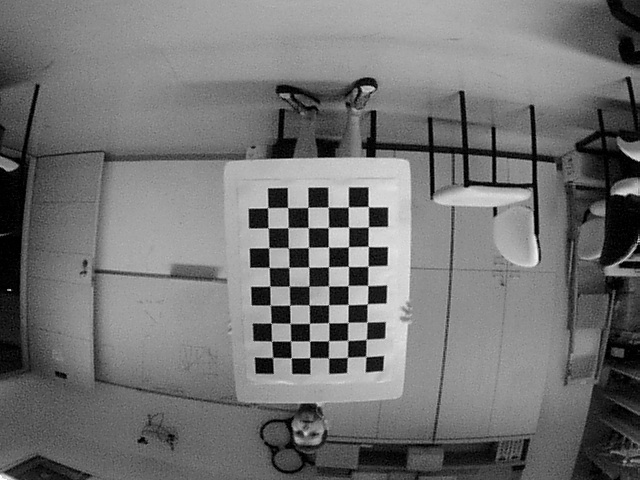
#> input picture files/L/pic6.png, 640 x 480 px
$ python 3.py
#> lines starting #> are read from the running program, lines starting #| are printed output that depends on the picture; after the words box and inside, x2 and y2 are one past the last pixel; in counts of white or black regions, pixels touching at a corner belong together; long printed decimals are rounded
import cv2 as cv
import numpy as np
import os

path1 = "files/L/pic6.png"
path2 = "files/R/pic6.png"
#a1 = "files/a/pic1L.png"
#a2 = "files/a/pic1R.png"
folder1 = "files/L"
folder2 = "files/R"

CONST = 74

'''
objpoints = []
objp = np.zeros((9*6, 3), np.float32)
objp[:, :2] = np.mgrid[0:9, 0:6].T.reshape(-1, 2)
objpoints.append(objp*CONST)

gray = cv.cvtColor(img, cv.COLOR_BGR2GRAY)
img_shape = gray.shape[::-1]
imgpoints = []
ret_img, corners_img = cv.findChessboardCorners(gray, (9, 6), None)
imgpoints.append(corners_img)
ret,rv,tv = cv.solvePnP(objp,np.array(corners_img),inp,None)
cv.Rodrigues(rv)[0],tv
'''

def innerCalib(folder):     #run once
    objpoints = []
    imgpoints = []

    objp = np.zeros((9*6, 3), np.float32)
    objp[:, :2] = np.mgrid[0:9, 0:6].T.reshape(-1, 2)
    for filename in os.listdir(folder):
        #print filename
        #print folder+"/"+filename
        img = cv.imread(folder+"/"+filename)
        objpoints.append(objp*CONST)
        gray = cv.cvtColor(img, cv.COLOR_BGR2GRAY)
        img_shape = gray.shape[::-1]
        ret_img, corners_img = cv.findChessboardCorners(gray, (9, 6), None)
        imgpoints.append(corners_img)
    ret_calib, CMat, DistCoff, rv, tv = cv.calibrateCamera(objpoints,imgpoints,img_shape,None,None)
    print(CMat)
    return CMat

def PnP(impath,arr):
#> called with impath = 'files/L/pic6.png', arr = array of shape (3, 3)
    objpoints = []
    objp = np.zeros((9*6, 3), np.float32)
    objp[:, :2] = np.mgrid[0:9, 0:6].T.reshape(-1, 2)
    objp *= CONST
    objpoints.append(objp*CONST)

    img = cv.imread(impath)
#> img is the input picture: shape (480, 640, 3); min 0, max 255, mean 114.6
    gray = cv.cvtColor(img, cv.COLOR_BGR2GRAY)
    imgpoints = []
    ret_img, corners_img = cv.findChessboardCorners(gray, (9, 6), None)
#> ret_img = True; corners_img = 54 rows, first 8: [272.5, 357.5], [271.6, 341.4], [271.2, 323.2], [270.2, 305], [269.7, 285.9], [269.2, 267.3], [268.8, 247.8], [267.7, 227.8]
    imgpoints.append(corners_img)
    ret,rv,tv = cv.solvePnP(objp,np.array(corners_img),arr,None)
#> ret = True; rv = [0.316, -0.459, -1.51]; tv = [-108.5, 555.5, 1429.1]
    print("rt \n", cv.Rodrigues(rv)[0],tv)
#| rt
#|  [[ 0.001955  0.8793  -0.4763]
#|  [-0.9956  0.04655  0.08185]
#|  [ 0.09414  0.474  0.8755]] [[-108.514]
#|  [ 555.488]
#|  [1429.092]]
    return cv.Rodrigues(rv)[0],tv

def externalCalib(proj1,proj2,points1,points2):
    pts4D = cv.triangulatePoints(proj1, proj2, points1,points2)
    pts3D = np.transpose(pts4D).tolist()
    for i,point in enumerate(pts3D):
        pts3D[i] = [point[0]/point[3],point[1]/point[3],point[2]/point[3]]

    for point in pts3D:
        print(point)
    print("done")
    return pts3D


def main():
    #innerCalib(folder1)
    #innerCalib(folder2)
    print("a")
    arr1 = np.array([[438.40566405, 0. ,295.56570293],
                     [0. ,443.89587156, 187.76492822],
                     [0., 0., 1.]])
    arr2 = np.array([[447.04221712, 0., 341.00865224],
                     [0., 448.39171467, 256.63590166],
                     [0., 0., 1.]])

    arr1 = np.array([[479,0,303],[0,383,217],[0,0,1]])
    arr2 = np.array([[479,0,338],[0,481,234],[0,0,1]])
    rv1,tv1 = PnP(path1,arr1)
#> rv1 = [[0.00195, 0.879, -0.476], [-0.996, 0.0465, 0.0818], [0.0941, 0.474, 0.875]]; tv1 = [-108.5, 555.5, 1429.1]
    rv2,tv2 = PnP(path2,arr2)
#> call 2 of PnP, with impath = 'files/R/pic6.png', arr = array of shape (3, 3)
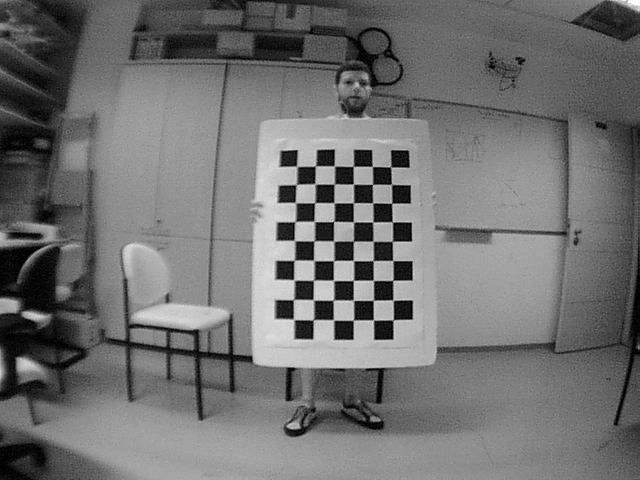
#> input picture files/R/pic6.png, 640 x 480 px
#> in PnP, img is the input picture: shape (480, 640, 3); min 0, max 255, mean 112
#> in PnP (call 2), `ret_img, corners_img = cv.findChessboardCorners(gray, (9, 6), None)`: corners_img = 54 rows, first 8: [390.5, 166.8], [391.5, 184.2], [391.7, 203.3], [392.3, 222.2], [392.1, 241.4], [392.8, 260.6], [392.8, 280.3], [392.9, 300.2]
#> in PnP (call 2), `ret,rv,tv = cv.solvePnP(objp,np.array(corners_img),arr,None)`: rv = [-0.142, 0.151, 1.57]; tv = [207.2, -263.8, 1873.5]
#| rt
#|  [[-0.006028 -1  0.005072]
#|  [ 0.9827 -0.004987   0.1849]
#|  [-0.1849  0.006099  0.9827]] [[ 207.171]
#|  [-263.761]
#|  [1873.501 ]]
#> rv2 = [[-0.00603, -1, 0.00507], [0.983, -0.00499, 0.185], [-0.185, 0.0061, 0.983]]; tv2 = [207.2, -263.8, 1873.5]

    proj1 = np.dot(arr1,np.concatenate((rv1,tv1),axis = 1))
#> proj1 = [[29.46, 564.8, 37.12, 381036.6], [-360.9, 120.7, 221.3, 522864.7], [0.0941, 0.474, 0.875, 1429.1]]
    proj2 = np.dot(arr2,np.concatenate((rv2,tv2),axis = 1))
#> proj2 = [[-65.38, -476.9, 334.6, 732478.5], [429.4, -0.971, 318.9, 311530.1], [-0.185, 0.0061, 0.983, 1873.5]]
    im1 = cv.imread(path1)
    im2 = cv.imread(path2)
    gray1 = cv.cvtColor(im1, cv.COLOR_BGR2GRAY)
    _, points1 = cv.findChessboardCorners(gray1, (9, 6), None)
#> points1 = 54 rows, first 8: [272.5, 357.5], [271.6, 341.4], [271.2, 323.2], [270.2, 305], [269.7, 285.9], [269.2, 267.3], [268.8, 247.8], [267.7, 227.8]
    gray2 = cv.cvtColor(im2, cv.COLOR_BGR2GRAY)
    _, points2 = cv.findChessboardCorners(gray2, (9, 6), None)
#> points2 has the same summary as corners_img in PnP


    viz_frame1 = im1.copy()
    viz_frame2 = im2.copy()
    points1 = np.array([points1[0],points1[1],points1[8],points1[45],points1[-2],points1[-1]])
#> points1 = [[272.5, 357.5], [271.6, 341.4], [267.6, 207.6], [365.8, 356.5], [368.5, 226.6], [368.4, 206.6]]
    points2 = [points2[0],points2[1],points2[8],points2[45],points2[-2],points2[-1]]
#> points2 = [[[390.5, 166.8]], [[391.5, 184.2]], [[392.8, 320.2]], [[296.6, 166.3]], [[292.9, 299.9]], [[293.5, 319.2]]]

    def draw_circle(frame,point):
        cv.circle(viz_frame1,tuple(map(int ,point1.tolist()[0])),5,(0,255,0),-1)

    for point1,point2 in zip(points1,points2):
        draw_circle(viz_frame1,point1)
        draw_circle(viz_frame2,point2)
#> this loop made 6 passes
#> (point1, point2) on passes 1 to 6: ([[272.5, 357.5]], [[390.5, 166.8]]), ([[271.6, 341.4]], [[391.5, 184.2]]), ([[267.6, 207.6]], [[392.8, 320.2]]), ([[365.8, 356.5]], [[296.6, 166.3]]), ([[368.5, 226.6]], [[292.9, 299.9]]), ([[368.4, 206.6]], [[293.5, 319.2]])
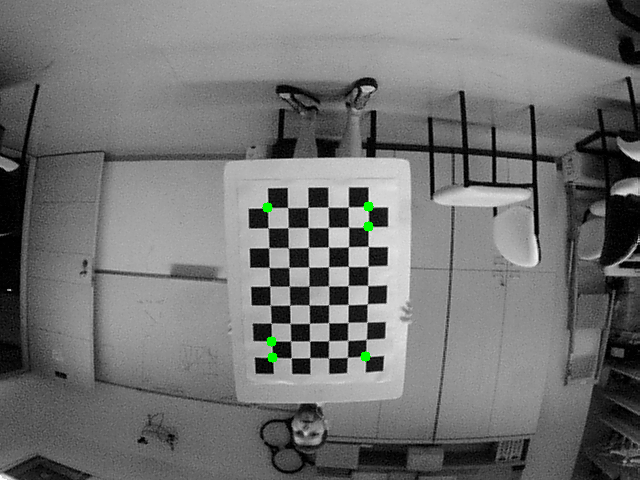
#> viz_frame1: shape (480, 640, 3); 0.16% of pixels changed, all inside (x1, y1, x2, y2) = (262, 201, 374, 363)

    cv.imshow("1",viz_frame1)
    cv.imshow("2",viz_frame2)

    #
    print(externalCalib(proj1,proj2,points1,np.array(points2)))
#> in externalCalib, `pts4D = cv.triangulatePoints(proj1, proj2, points1,points2)`: pts4D = [[0.451, 0.931, -1, 0.0214, -0.818, 0.855], [-0.00881, 0.0184, -0.00109, -0.999, -0.575, 0.516], [-0.893, -0.366, -0.0105, -0.0369, 0.0273, -0.0427], [0.0123, 0.0105, -0.00169, -0.00269, -0.00156, 0.00143]]
#> in externalCalib, `pts3D = np.transpose(pts4D).tolist()`: pts3D = [[0.451, -0.00881, -0.893, 0.0123], [0.931, 0.0184, -0.366, 0.0105], [-1, -0.00109, -0.0105, -0.00169], [0.0214, -0.999, -0.0369, -0.00269], [-0.818, -0.575, 0.0273, -0.00156], [0.855, 0.516, -0.0427, 0.00143]]
#> the loop in externalCalib, `for i,point in enumerate(pts3D):` made 6 passes
#> after the loop in externalCalib, `for i,point in enumerate(pts3D):`: pts3D = [[36.61, -0.716, -72.5], [88.63, 1.75, -34.83], [592, 0.645, 6.24], [-7.95, 370.8, 13.68], [524.4, 368.6, -17.52], [599.9, 362, -29.97]]
#> the loop in externalCalib, `for point in pts3D:` made 6 passes
#| [36.613, -0.7157, -72.502]
#| [88.635, 1.752, -34.828]
#| [591.967, 0.6455, 6.245]
#| [-7.950, 370.839, 13.679]
#| [524.397, 368.626, -17.524]
#| [599.854, 362.046, -29.972]
#| [[36.613, -0.7157, -72.502], [88.635, 1.752, -34.828], [591.967, 0.6455, 6.245], [-7.950, 370.839, 13.679], [524.397, 368.626, -17.524], [599.854, 362.046, -29.972]]

    if cv.waitKey(0) & 0xFF == ord('q'):
#> (key q is pressed here)
        pass
    cv.destroyAllWindows()

if __name__ == "__main__":
    main()
